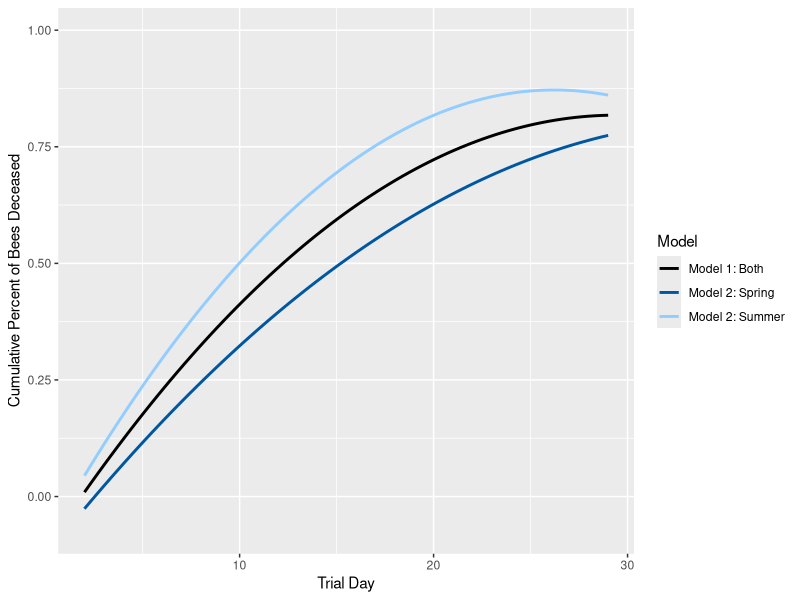
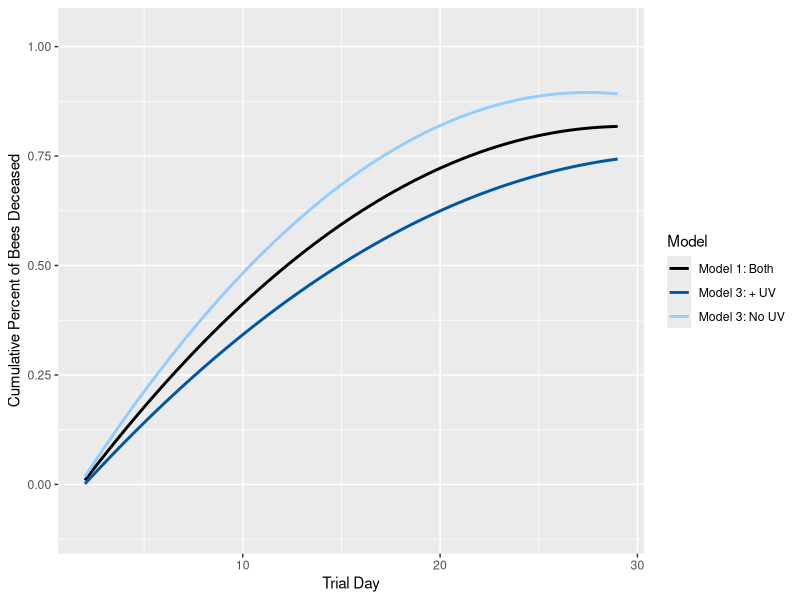

R code for these plots, in order:
### Question 5 - Bee Mortality Rate ####

#Part a: Comparing the mortality rate of the bees between the spring and summer trials.
#Part b: Comparing the mortality rate of the bees between the presence and absence of UV light treatments.

#install.packages("ggplot2")  
library("ggplot2")

Bee_Death_Rate <- read.csv("BeeDeathRate.csv")
head(Bee_Death_Rate)
Bee_Death_Rate <- na.omit(Bee_Death_Rate)





#######Part a: Comparing the mortality rate of the bees between the spring and summer trials.

#Create two models, one taking into account Season conditions and one not. See which model is a better fit using AIC scores
#model without Season grouping variable
model1 <- lm(day ~ poly(percent_dead, 2), data = Bee_Death_Rate)

#model with Season grouping variable
model2 <- lm(day ~ poly(percent_dead, 2) * Season, data = Bee_Death_Rate)

#compare models 
anova(model1, model2) ##p =8.668e-07
AIC(model1,model2) #AIC is lower with the season grouping, better fit
#model1  4 454.7697
#model2  7 427.5154


############# Figure 5 ######################## 
## Load Edited table for clear graph:

Bee_Death_Rate_Graph_Season <- read.csv("BeeDeathRate_SeasonGraph.csv")
Bee_Death_Rate_Graph_Season <- na.omit(Bee_Death_Rate_Graph_Season)


ggplot(data=Bee_Death_Rate_Graph_Season, aes(x=day, y=percent_dead))+ 
  geom_smooth(mapping= aes(x=day, y=percent_dead, colour=Model), method="lm", se=TRUE, fill=NA,
              formula=y ~ poly(x, 2))+
  labs(x="Trial Day",   y="Cumulative Percent of Bees Deceased")+
  scale_color_manual(values=c("#000000", "#0057A1", "#93CDFF"))










####################################
#######Part b: Comparing the mortality rate of the bees between the presence and absence of UV light treatments.

##Create two models, one taking into account UV treatments and one not. See which model is a better fit using AIC scores
#model without UV Treatment grouping variable
model3 <- lm(day ~ poly(percent_dead, 2), data = Bee_Death_Rate)
summary(model3)

#model grouping by UV Treatment
model4 <- lm(day ~ poly(percent_dead, 2) * UV, data = Bee_Death_Rate)
summary(model4)

#compare models 
anova(model3, model4) #p =9.881e-08 
AIC(model3, model4) #AIC is lower with the UV grouping, better fit
#model without UV grouping  454.7697
#model with UV grouping  422.7122



############# Figure 6 ######################## 
## Load Edited table for clear graph:
Bee_Death_Rate_Graph <- read.csv("BeeDeathRate_UVGraph.csv")
Bee_Death_Rate_Graph <- na.omit(Bee_Death_Rate_Graph)

ggplot(data=Bee_Death_Rate_Graph, aes(x=day, y=percent_dead))+ 
  geom_smooth(mapping= aes(x=day, y=percent_dead, colour=Model), method="lm", se=TRUE, fill=NA,
              formula=y ~ poly(x, 2))+
  labs(x="Trial Day",   y="Cumulative Percent of Bees Deceased")+
  scale_color_manual(values=c("#000000", "#0057A1", "#93CDFF"))







